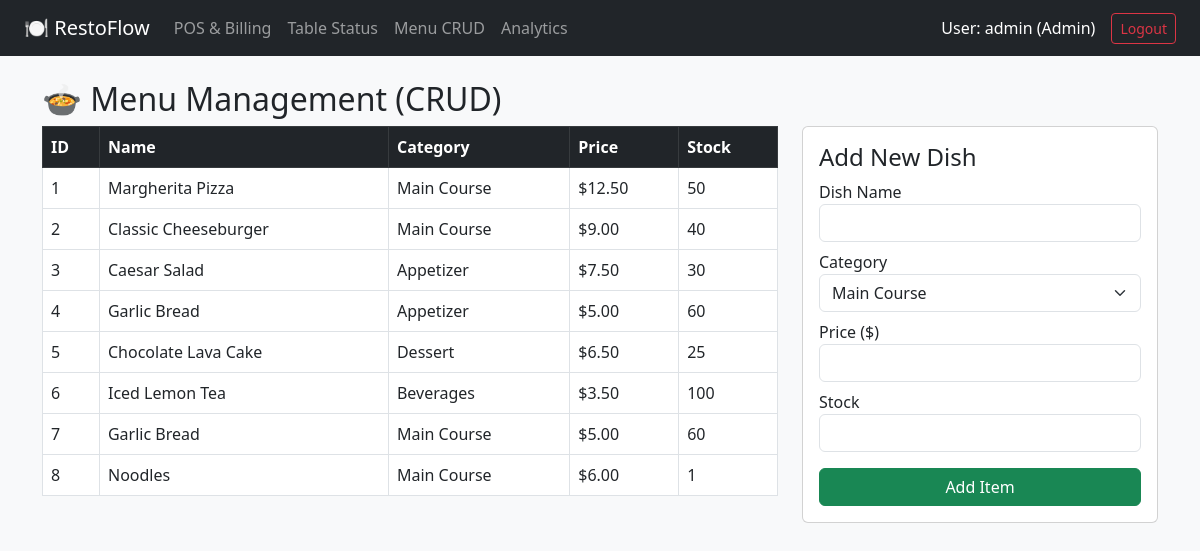
/menu (signed in), run on the app's committed database.
### tables this page shows
CREATE TABLE menu (
            item_id INTEGER PRIMARY KEY AUTOINCREMENT,
            name TEXT NOT NULL,
            category TEXT NOT NULL,
            price REAL NOT NULL,
            stock INTEGER NOT NULL
        );

### app.py (the view, shortened to what this page needs)
@app.route("/menu", methods=["GET", "POST"])
def menu_mgmt():
    if "username" not in session or session.get("role") != "Admin":
        return redirect(url_for("pos"))
    menu_items = fetch_menu()
    return render_template("menu.html", menu_items=menu_items)

### database.py (called while the page is built)
def get_connection():
    return sqlite3.connect(DB_NAME, check_same_thread=False)

def fetch_menu():
    conn = get_connection()
    cursor = conn.cursor()
    cursor.execute("SELECT item_id, name, category, price, stock FROM menu")
    rows = cursor.fetchall()
    conn.close()
    return rows

### templates/menu.html
{% extends "base.html" %}
{% block content %}
<h2>🍲 Menu Management (CRUD)</h2>
<div class="row">
    <div class="col-md-8">
        <table class="table table-bordered bg-white">
            <thead class="table-dark"><tr><th>ID</th><th>Name</th><th>Category</th><th>Price</th><th>Stock</th></tr></thead>
            <tbody>
                {% for item in menu_items %}
                <tr><td>{{ item[0] }}</td><td>{{ item[1] }}</td><td>{{ item[2] }}</td><td>${{ "%.2f"|format(item[3]) }}</td><td>{{ item[4] }}</td></tr>
                {% endfor %}
            </tbody>
        </table>
    </div>
    <div class="col-md-4">
        <div class="card p-3">
            <h4>Add New Dish</h4>
            <form method="POST">
                <div class="mb-2"><label>Dish Name</label><input type="text" name="name" class="form-control" required></div>
                <div class="mb-2"><label>Category</label><select name="category" class="form-select"><option>Main Course</option><option>Appetizer</option><option>Dessert</option><option>Beverages</option></select></div>
                <div class="mb-2"><label>Price ($)</label><input type="number" step="0.01" name="price" class="form-control" required></div>
                <div class="mb-3"><label>Stock</label><input type="number" name="stock" class="form-control" required></div>
                <button type="submit" class="btn btn-success w-100">Add Item</button>
            </form>
        </div>
    </div>
</div>
{% endblock %}

### data on the page
menu: item_id "1", name "Margherita Pizza", category "Main Course", price "12.50", stock "50"
menu: item_id "2", name "Classic Cheeseburger", category "Main Course", price "9.00", stock "40"
menu: item_id "3", name "Caesar Salad", category "Appetizer", price "7.50", stock "30"
menu: item_id "4", name "Garlic Bread", category "Appetizer", price "5.00", stock "60"
menu: item_id "5", name "Chocolate Lava Cake", category "Dessert", price "6.50", stock "25"
menu: item_id "6", name "Iced Lemon Tea", category "Beverages", price "3.50", stock "100"
menu: item_id "7", name "Garlic Bread", category "Main Course", price "5.00", stock "60"
menu: item_id "8", name "Noodles", category "Main Course", price "6.00", stock "1"

### other printed values
{{ session.get('username') }} "admin"
{{ session.get('role') }} "Admin"
